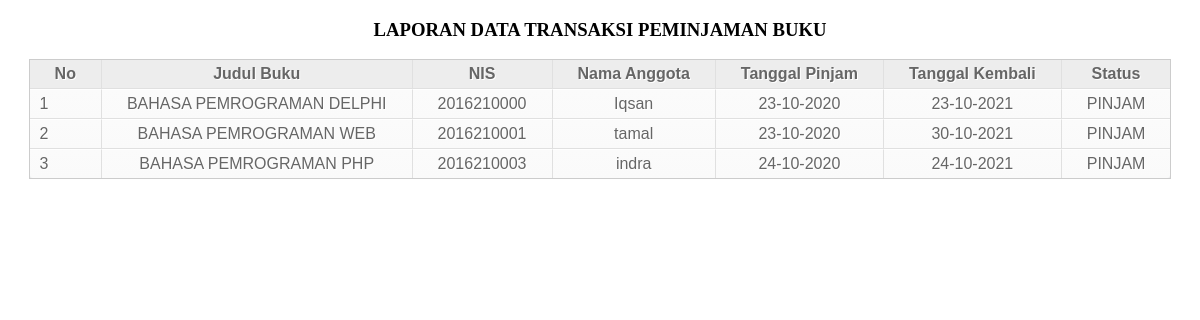
Page /laporan/laporanTransaksi.php on the committed database.
### tables this page shows
CREATE TABLE `tb_transaksi` (
  `id` int(11) NOT NULL,
  `id_buku` int(11) NOT NULL,
  `judul` varchar(50) NOT NULL,
  `nis` int(11) NOT NULL,
  `nama` varchar(50) NOT NULL,
  `tgl_pinjam` varchar(30) NOT NULL,
  `tgl_kembali` varchar(30) NOT NULL,
  `status` varchar(20) NOT NULL,
  `tgl_input` timestamp NOT NULL DEFAULT CURRENT_TIMESTAMP ON UPDATE CURRENT_TIMESTAMP
);

### laporan/laporanTransaksi.php (the view, shortened to what this page needs)
<!DOCTYPE html>
<html>
<head lang="en">
	<link rel="stylesheet" type="text/css" href="styletabel.css">
</head>
<body>
	<h3 align="center">LAPORAN DATA TRANSAKSI PEMINJAMAN BUKU</h3>
	<table align="center" cellspacing='0'>
		<thead>
			<tr>
				<th>No</th>
				<th>Judul Buku</th>
				<th>NIS</th>
				<th>Nama Anggota</th>
				<th>Tanggal Pinjam</th>
				<th>Tanggal Kembali</th>
				<th>Status</th>
			</tr>
		</thead>
		<tbody>
			<?php
			$koneksi = new mysqli("localhost","root","","db_perpustakaan1");
			$sql = "SELECT * FROM tb_transaksi";
			$query = mysqli_query($koneksi,$sql);
			$no = 0;
			while ($data = mysqli_fetch_array($query)) {
			$judul = $data['judul'];
			$nis = $data['nis'];
			$nama = $data['nama'];
			$tgl_pinjam = $data['tgl_pinjam'];
			$tgl_kembali = $data['tgl_kembali'];
			$status = $data['status'];
			$no++;
			?>
			<tr>
				<td align="center"><?php echo $no; ?></td>
				<td><?php echo $judul; ?></td>
				<td align="center"><?php echo $nis; ?></td>
				<td align="center"><?php echo $nama; ?></td>
				<td align="center"><?php echo $tgl_pinjam; ?></td>
				<td align="center"><?php echo $tgl_kembali; ?></td>
				<td align="center"><?php echo $status; ?></td>
			</tr>
			<?php } ?>
		</tbody>
	</table>
</body>
</html>

### laporan/styletabel.css (style rules this page uses)
table { font-family: Arial, Helvetica, sans-serif; color: #666; text-shadow: 1px 1px 0px #fff; background: #eaebec; border: #ccc 1px solid; }
table th { padding: 5px 25px; border-left:1px solid #e0e0e0; border-bottom: 1px solid #e0e0e0; background: #ededed; }
table th:first-child { border-left:none; }
table tr { text-align: center; padding-left: 10px; }
table td:first-child { text-align: left; padding-left: 10px; border-left: 0; }
table td { padding: 5px 25px; border-top: 1px solid #ffffff; border-bottom: 1px solid #e0e0e0; border-left: 1px solid #e0e0e0; background: #fafafa; background: -webkit-gradient(linear, left top, left bottom, from(#fbfbfb), to(#fafafa)); background: -moz-linear-gradient(top, #fbfbfb, #fafafa); text-align: center; }
table tr:last-child td { border-bottom: 0; }
table tr:last-child td:first-child { -moz-border-radius-bottomleft: 3px; -webkit-border-bottom-left-radius: 3px; border-bottom-left-radius: 3px; }
table tr:last-child td:last-child { -moz-border-radius-bottomright: 3px; -webkit-border-bottom-right-radius: 3px; border-bottom-right-radius: 3px; }

### rows in the picture
tb_transaksi: judul "BAHASA PEMROGRAMAN DELPHI", nis "2016210000", nama "Iqsan", tgl_pinjam "23-10-2020", tgl_kembali "23-10-2021", status "PINJAM"
tb_transaksi: judul "BAHASA PEMROGRAMAN WEB", nis "2016210001", nama "tamal", tgl_pinjam "23-10-2020", tgl_kembali "30-10-2021", status "PINJAM"
tb_transaksi: judul "BAHASA PEMROGRAMAN PHP", nis "2016210003", nama "indra", tgl_pinjam "24-10-2020", tgl_kembali "24-10-2021", status "PINJAM"
